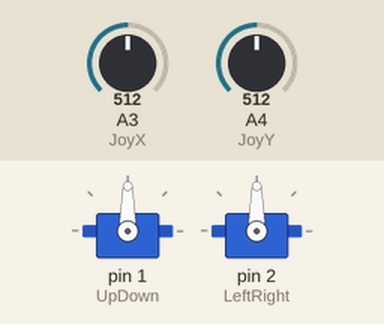
This sketch was run on a simulated Arduino Uno, built with avr-gcc and run on an emulated ATmega328P. Shown: 2 × servo. The inputs (shaded band) are chosen by the test bench; at power-on: A3 (JoyX) = 512, A4 (JoyY) = 512.

Above: at 1.2 s.
1.3 s: A3 (JoyX) set to 716
At 2.2 s:
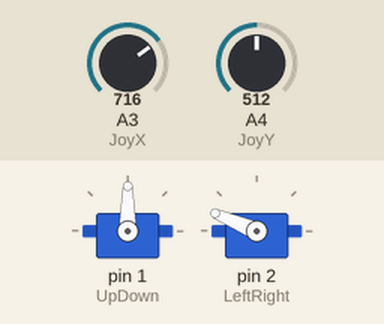
2.8 s: A4 (JoyY) set to 716
At 3.9 s:
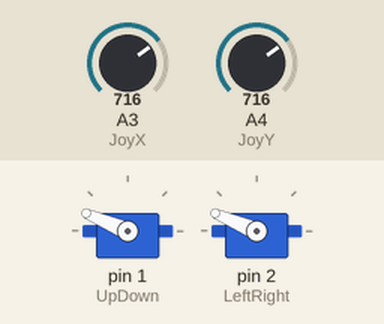
4.3 s: A3 (JoyX) set to 900
At 5.5 s:
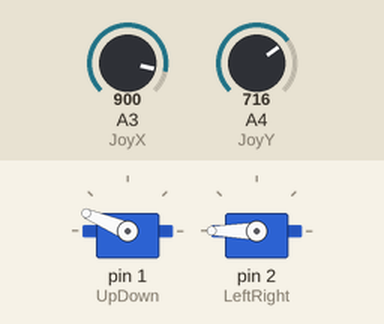
5.8 s: A4 (JoyY) set to 900
At 6.6 s:
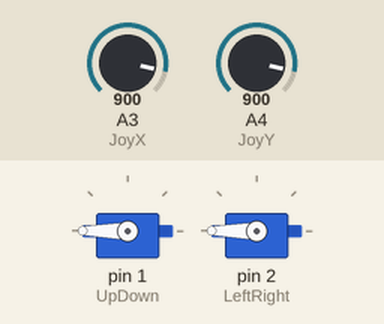
7.3 s: A3 (JoyX) set to 511
At 8.2 s:
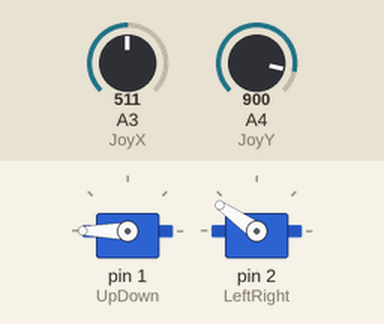
8.8 s: A4 (JoyY) set to 306
At 9.9 s:
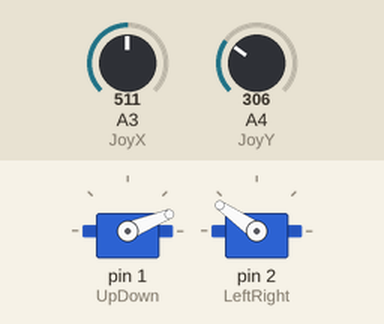
Timing chart, 0 to 11.3 s (numbered marks = the images above; inputs shaded):
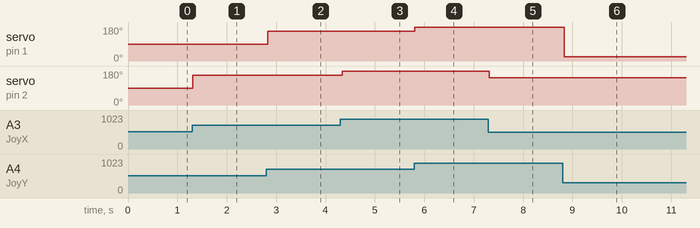

The sketch:

Joystick.ino
```cpp
#include <Servo.h>
Servo UpDown;
Servo LeftRight;
int JoyX=3;
int JoyY=4;

int ValorX;
int ValorY;

int ValorMaxX = 1023;
int ValorMinX = 0;
int ValorMaxY = 1023;
int ValorMinY = 0;
void setup() {
  UpDown.attach(1);
  LeftRight.attach(2);
}

void loop() {
  ValorX = analogRead(JoyX);
  ValorY = analogRead(JoyY);
  if (ValorX > 511){// Si es mayor a 511 que es casi el valor max del eje X
    ValorMaxX = 1023-ValorX+511;
    ValorMinX = 0;
  }
  else if(ValorX <511){
    ValorMaxX = 1023;
    ValorMinX = 511-ValorX;
  }
  if(ValorY > 511){
    ValorMaxY = 1023 - ValorY + 511;
    ValorMinY = 0;
  }
  else if (ValorY < 511){
    ValorMaxY = 1023;
    ValorMinY = 511 -ValorY;
  }
  ValorX = map (ValorX, ValorMinX,ValorMaxX, 0, 180);
  LeftRight.write(ValorX);
  ValorY = map (ValorY, ValorMinY, ValorMaxY, 0, 180);
  UpDown.write(ValorY);
  delay(50);
}
```

Measured:
- after the input at 1.3 s, servo on pin 2 (LeftRight): 90° → 157° at once
- after the input at 2.8 s, servo on pin 1 (UpDown): 90° → 157° at once
- after the input at 4.3 s, servo on pin 2 (LeftRight): 157° → 180° at once
- after the input at 5.8 s, servo on pin 1 (UpDown): 157° → 180° at once
- after the input at 7.3 s, servo on pin 2 (LeftRight): 180° → 145° at once
- after the input at 8.8 s, servo on pin 1 (UpDown): 180° → 22° at once
